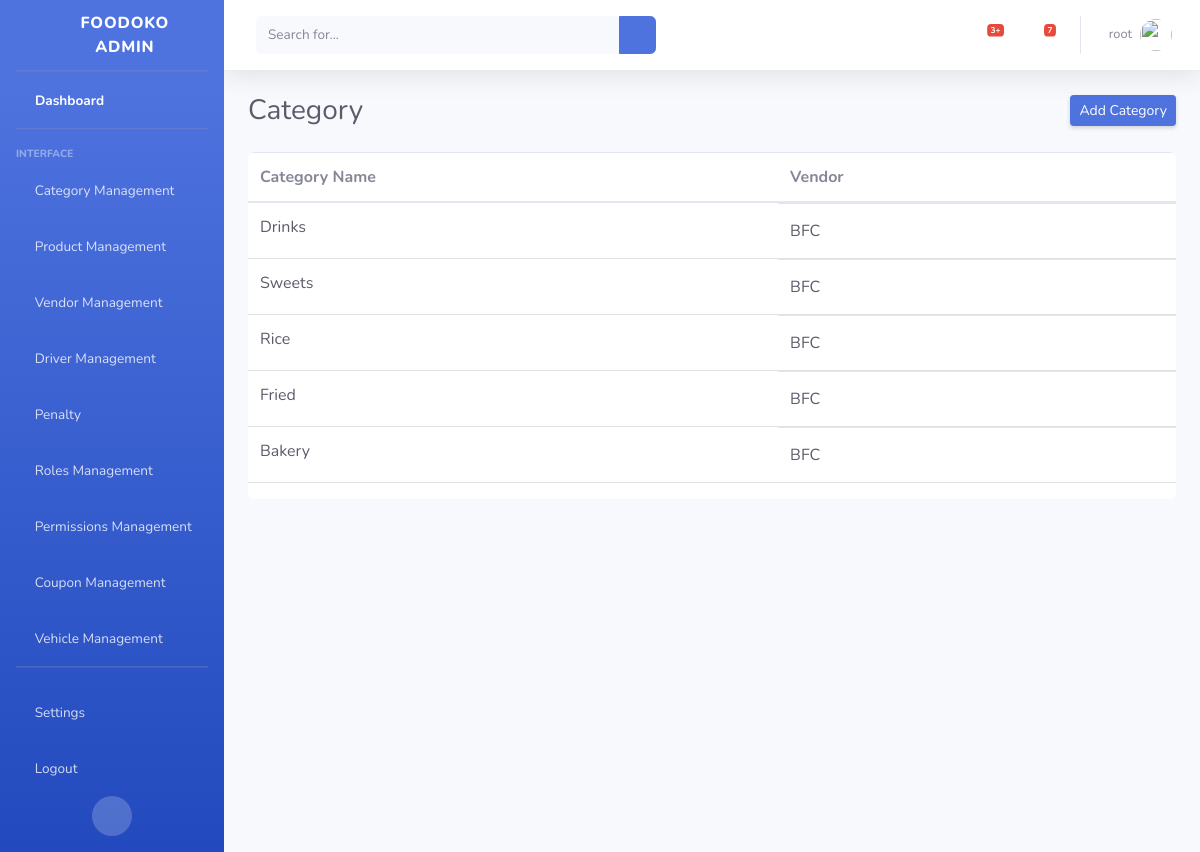
The page /adminpanel/category/ (signed in) on the database its author committed.
### vendorside/models.py (models this page shows, shortened)
class Category(models.Model):
    title = models.CharField(max_length=255)
    vendor = models.ForeignKey(VendorProfile, on_delete=models.CASCADE)
    category_img = models.ImageField(upload_to="images/")
    class Meta:
        ordering = ["-id"]
        verbose_name = "Category"

### authentication/models.py (models this page shows)
class VendorProfile(models.Model):
    user = models.OneToOneField(User, on_delete=models.CASCADE)
    vendor_name = models.CharField(max_length=255)
    shop_name = models.CharField(max_length=255, unique=True)
    shop_logo = models.ImageField(upload_to="images/")
    contact_number = models.CharField(max_length=255)
    address = models.TextField(null=True)
    total_sale = models.DecimalField(decimal_places=2, max_digits=19, default=0.00)
    class Meta:
        ordering = ["-id"]
        verbose_name = "Vendor Profile"
    def __str__(self):
        return self.vendor_name

### Dashboard/views.py (the view)
# urls.py: path("category/", CategoryView.as_view(), name="categoryView"),
class CategoryView(View):
    template_name = "category/category.html"
    def get(self, request):
        cats = Category.objects.all()
        args = {
            "cats": cats,
        }
        return render(request, self.template_name, args)

### Dashboard/templates/category/category.html (shortened to what this page needs)
{% load static %}
{% include 'base.html' %}
<body id="page-top">
    <div id="wrapper">
        {% include 'admin-sidebar.html' %}
        <div id="content-wrapper" class="d-flex flex-column">
            <div id="content">
               {% include 'admin-nav.html' %}
                <div class="container-fluid">
                    <div class="d-sm-flex align-items-center justify-content-between mb-4">
                        <h1 class="h3 mb-0 text-gray-800">Category</h1>
                        <a href="{% url 'addCategory' %}" class="d-none d-sm-inline-block btn btn-sm btn-primary shadow-sm">Add Category</a>
                    </div>
                    <div class="main____dept____table table-responsive">
                        <table class="table">
                          <thead class="table_____head">
                            <tr>
                              <th scope="col">Category Name</th>
                              <th scope="col">Vendor</th>
                            </tr>
                          </thead>
                          <tbody class="catgory__table">
                            {% if cats %}
                            {% for c in cats %}
                            <tr>
                              <td class="category__data"><a href="#" class="w-100 d-flex text-dark category__name">{{ c.title }}</a></td>
                              <td class="d-flex align-items-center">
                                <a href="{% url 'editCategory' c.id %}" class="w-100 d-flex text-dark">{{ c.vendor }}</a>
                                <form method="POST" action="{% url 'deleteCategory' %}">
                                  <button class="border-0 bg-white" type="submit"><i class="fas fa-times-circle cross____icon"></i></button>
                                </form>
                                <a class="border-0 bg-white" href="{% url 'editCategory' c.id %}"><i class="fas fa-edit cross____icon"></i></a>
                              </td>
                            </tr>
                            {% endfor %}
                          {% else %}
                          <div class="alert alert-warning" role="alert">
                            No Category Found!
                          </div>
                           {% endif %}
                          </tbody>
                        </table>
                      </div>
                </div>
            </div>
        </div>
    </div>
</body>

### Dashboard/templates/admin-nav.html (shortened to what this page needs)
{% load static %}
{% include 'base.html' %}
 <nav class="navbar navbar-expand navbar-light bg-white topbar mb-4 static-top shadow">
    <form
        class="d-none d-sm-inline-block form-inline mr-auto ml-md-3 my-2 my-md-0 mw-100 navbar-search">
        <div class="input-group">
            <input type="text" class="form-control bg-light border-0 small" placeholder="Search for..."
                aria-label="Search" aria-describedby="basic-addon2">
            <div class="input-group-append">
                <button class="btn btn-primary" type="button">
                    <i class="fas fa-search fa-sm"></i>
                </button>
            </div>
        </div>
    </form>
    <ul class="navbar-nav ml-auto">
        <li class="nav-item dropdown no-arrow mx-1">
            <a class="nav-link dropdown-toggle" href="#" id="alertsDropdown" role="button"
                data-toggle="dropdown" aria-haspopup="true" aria-expanded="false">
                <i class="fas fa-bell fa-fw"></i>
                <span class="badge badge-danger badge-counter">3+</span>
            </a>
        </li>
        <li class="nav-item dropdown no-arrow mx-1">
            <a class="nav-link dropdown-toggle" href="#" id="messagesDropdown" role="button"
                data-toggle="dropdown" aria-haspopup="true" aria-expanded="false">
                <i class="fas fa-envelope fa-fw"></i>
                <span class="badge badge-danger badge-counter">7</span>
            </a>
        </li>
        <li class="nav-item dropdown no-arrow">
            <a class="nav-link dropdown-toggle" href="#" id="userDropdown" role="button"
                data-toggle="dropdown" aria-haspopup="true" aria-expanded="false">
                <span class="mr-2 d-none d-lg-inline text-gray-600 small">{{ request.user.username }}</span>
                <img class="img-profile rounded-circle"
                    src="{% static 'admin-img/undraw_profile.svg' %}">
            </a>
        </li>
    </ul>
</nav>

### static/admin-css/azim.css (style rules this page uses)
.main____dept____table { background: #fff; border-radius: 6px; }
.cross____icon { font-size: 25px; transition: 0.2s all ease-in-out; }

### rows shown on the page
Category: title "Drinks", vendor "BFC"
Category: title "Sweets", vendor "BFC"
Category: title "Rice", vendor "BFC"
Category: title "Fried", vendor "BFC"
Category: title "Bakery", vendor "BFC"

### other values the page prints
{{ request.user.username }} "root"
